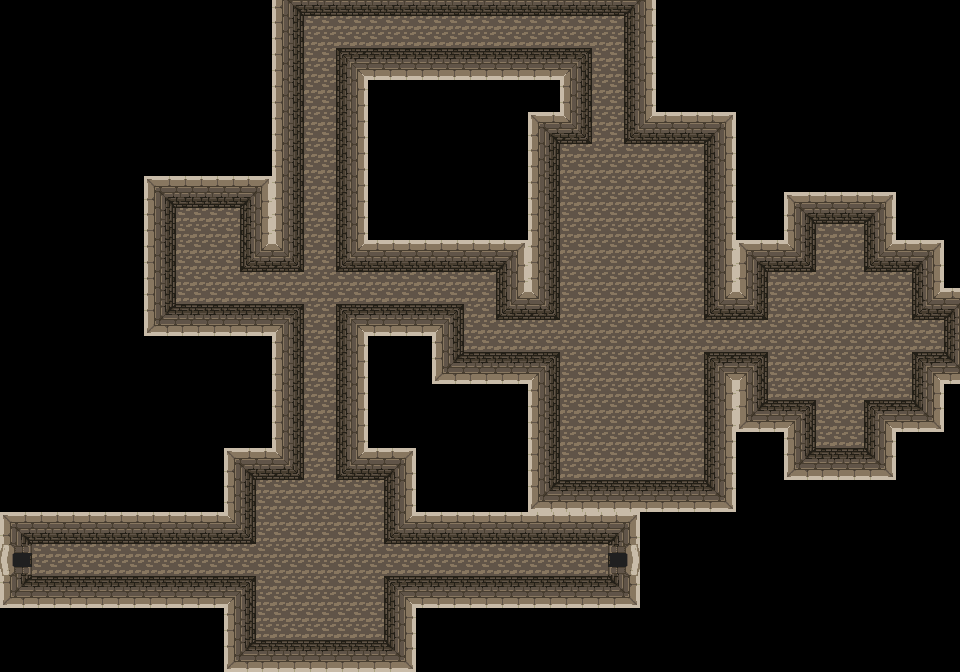

Tiled map render using the project's own tile images. Description and the map definition, with tile-layer contents summarised, below:
An orthogonal 60x42 tile map with 16x16 px tiles, 2 tile layers (base, entrances), 5 tilesets and 51 objects.

<map version="1.10" tiledversion="1.10.2" orientation="orthogonal" renderorder="right-down" width="60" height="42" tilewidth="16" tileheight="16" infinite="0" nextlayerid="7" nextobjectid="69">
 <editorsettings>
  <export target="dungeon_1_1.lua" format="lua" />
 </editorsettings>
 <tileset firstgid="1" name="oceanset_inside_ground_1" tilewidth="16" tileheight="16" tilecount="12" columns="6">
  <image source="oceanset_inside_ground_1.png" width="96" height="32" />
 </tileset>
 <tileset firstgid="13" name="oceanset_inside_walls_1" tilewidth="32" tileheight="32" tilecount="8" columns="2">
  <image source="oceanset_inside_walls_1.png" width="64" height="128" />
 </tileset>
 <tileset firstgid="21" name="oceanset_inside_walls_2" tilewidth="32" tileheight="16" tilecount="2" columns="1">
  <image source="oceanset_inside_walls_2.png" width="32" height="32" />
 </tileset>
 <tileset firstgid="23" name="oceanset_inside_walls_3" tilewidth="16" tileheight="32" tilecount="2" columns="2">
  <image source="oceanset_inside_walls_3.png" width="32" height="32" />
 </tileset>
 <tileset firstgid="25" name="oceanset_inside_entrances_1" tilewidth="32" tileheight="32" tilecount="2" columns="2">
  <image source="oceanset_inside_entrances_1.png" width="64" height="32" />
 </tileset>
 <layer id="1" name="base" width="60" height="42" offsetx="0.0239167" offsety="0.0188167">
  <data>[2520 cells, 903 non-empty, 13 distinct tile ids]</data>
 </layer>
 <layer id="5" name="entrances" width="60" height="42">
  <data>[2520 cells, 2 non-empty, 2 distinct tile ids]</data>
 </layer>
 <objectgroup id="6" name="colliders">
  <object id="9" x="0" y="512" width="256" height="32" />
  <object id="10" x="224" y="448" width="32" height="64" />
  <object id="12" x="256" y="448" width="48" height="32" />
  <object id="13" x="0" y="576" width="256" height="32" />
  <object id="14" x="0" y="544" width="16" height="32" />
  <object id="16" x="224" y="608" width="32" height="64" />
  <object id="17" x="256" y="640" width="160" height="32" />
  <object id="18" x="336" y="448" width="80" height="32" />
  <object id="19" x="384" y="576" width="32" height="64" />
  <object id="20" x="384" y="480" width="32" height="64" />
  <object id="21" x="416" y="512" width="224" height="32" />
  <object id="22" x="416" y="576" width="224" height="32" />
  <object id="23" x="624" y="544" width="16" height="32" />
  <object id="28" x="272" y="304" width="32" height="144" />
  <object id="29" x="336" y="304" width="32" height="144" />
  <object id="30" x="144" y="304" width="128" height="32" />
  <object id="31" x="144" y="176" width="32" height="128" />
  <object id="32" x="176" y="176" width="96" height="32" />
  <object id="33" x="240" y="208" width="32" height="64" />
  <object id="34" x="272" y="-16" width="32" height="288" />
  <object id="35" x="304" y="-16" width="352" height="32" />
  <object id="36" x="336" y="48" width="256" height="32" />
  <object id="37" x="336" y="80" width="32" height="192" />
  <object id="39" x="368" y="240" width="160" height="32" />
  <object id="40" x="496" y="272" width="32" height="48" />
  <object id="41" x="528" y="112" width="32" height="208" />
  <object id="42" x="560" y="80" width="32" height="64" />
  <object id="43" x="624" y="16" width="32" height="128" />
  <object id="44" x="656" y="112" width="80" height="32" />
  <object id="45" x="704" y="144" width="32" height="176" />
  <object id="46" x="736" y="240" width="32" height="80" />
  <object id="47" x="768" y="240" width="48" height="32" />
  <object id="48" x="784" y="192" width="32" height="48" />
  <object id="49" x="816" y="192" width="80" height="32" />
  <object id="50" x="864" y="224" width="32" height="48" />
  <object id="52" x="896" y="240" width="48" height="32" />
  <object id="53" x="912" y="272" width="32" height="48" />
  <object id="54" x="944" y="288" width="32" height="96" />
  <object id="55" x="704" y="352" width="32" height="160" />
  <object id="56" x="368" y="304" width="96" height="32" />
  <object id="57" x="432" y="336" width="32" height="48" />
  <object id="59" x="464" y="352" width="96" height="32" />
  <object id="60" x="528" y="384" width="32" height="128" />
  <object id="61" x="560" y="480" width="144" height="32" />
  <object id="62" x="736" y="352" width="32" height="80" />
  <object id="63" x="768" y="400" width="48" height="32" />
  <object id="64" x="784" y="432" width="32" height="48" />
  <object id="65" x="816" y="448" width="80" height="32" />
  <object id="66" x="864" y="400" width="32" height="48" />
  <object id="67" x="896" y="400" width="48" height="32" />
  <object id="68" x="912" y="352" width="32" height="48" />
 </objectgroup>
</map>